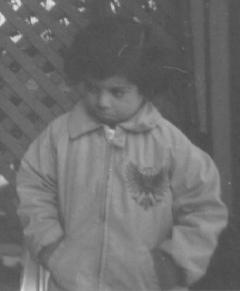
#> input picture pout.jpg, 240 x 291 px, found by its file name
$ python Image_Processing_Histogram-Analysis_Contrast-stretching.py
#> lines starting #> are read from the running program, lines starting #| are printed output that depends on the picture
# -*- coding: utf-8 -*-
"""Image_Processing_Assignment_1.ipynb

Automatically generated by Colaboratory.

Original file is located at
    https://colab.research.google.com/drive/1l6Oo4Uokl_pZ-Sb7qUNFR0E3gtIXHleg

# Read Image
"""

import matplotlib.pyplot as plt
import cv2
import numpy as np
from PIL import Image

# reads an input image
img = cv2.imread('/content/pout.jpg',0)
#> img is the input picture: shape (291, 240); min 72, max 229, mean 110.3

"""# Original Image"""

fname = '/content/pout.jpg'
image = Image.open(fname).convert("L")
arr = np.asarray(image)
plt.imshow(arr, cmap='gray', vmin=0, vmax=255)
plt.show()

"""# Histogram of Original Image"""

# # find frequency of pixels in range 0-255
# histr = cv2.calcHist([img],[0],None,[256],[0,256])

# alternative way to find histogram of an image
plt.hist(img.ravel(),256,[0,256],color='darkslategray')
plt.show()
#> figure, not shown here; tallest bar 2255 high, from x = 83 to 84

# # show the plotting graph of an image
# plt.plot(histr,color='crimson')
# plt.show()

# find frequency of pixels in range 0-255
histr = cv2.calcHist([img],[0],None,[256],[0,256])
#> histr = 256 values, max 2255 at index 83, min 0 at index 0, mean 272.8

# show the plotting graph of an image
plt.plot(histr,color='darkslategray')
plt.show()
#> figure, not shown here; curve peaks at x = 83, y = 2255

h = [(img==v).sum() for v in range(256)]
#> h has the same summary as histr
print(len(h) )
#| 256
plt.figure()
plt.bar(range(256), h,color='darkslategray')
plt.show()
#> figure, not shown here; tallest bar 2255 high, from x = 82.6 to 83.4

"""# Histogram with norm"""

import numpy as np

h = np.array(h)
norm_h = h/h.sum()
#> norm_h = 256 values, max 0.0323 at index 83, min 0 at index 0, mean 0.00391

plt.figure()
plt.bar(range(256), norm_h , color='darkslategray')
plt.show()
#> figure, not shown here; tallest bar 0.0323 high, from x = 82.6 to 83.4

"""# Experiment-1_cumulative histogram"""

cumul_h = np.zeros((256,))
for i in range(256):
    cumul_h[i] = h[i]+cumul_h[i-1]
#> after the loop, cumul_h = 256 values from 0 to 69840

plt.figure()
plt.bar(range(256), cumul_h , color='darkslategray')
plt.show()
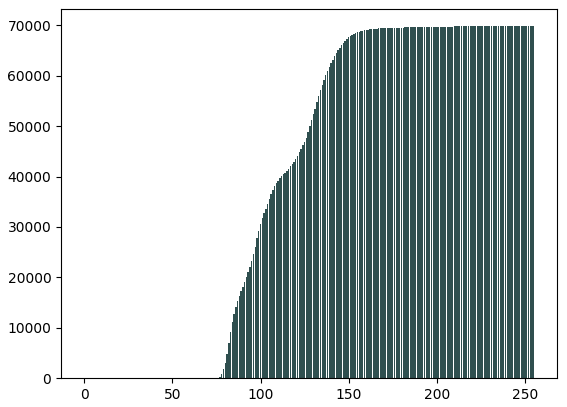
#> figure drawn by matplotlib, 1 panel

"""# cumulative histogram with norm"""

cumul_h_norm = np.zeros((256,))
for i in range(256):
    cumul_h_norm[i] = norm_h[i]+cumul_h_norm[i-1]
#> after the loop, cumul_h_norm = 256 values from 0 to 1

plt.figure()
plt.bar(range(256), cumul_h_norm , color='darkslategray')
plt.show()

"""# Histogram Equalization"""

# import Opencv
import cv2
from google.colab.patches import cv2_imshow
# import Numpy
import numpy as np

# creating a Histograms Equalization of a image using cv2.equalizeHist()
equ = cv2.equalizeHist(img)
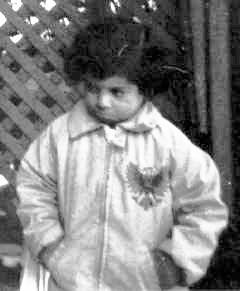
#> equ: shape (291, 240); min 0, max 255, mean 129.5

# stacking images side-by-side
res = np.hstack((img, equ))
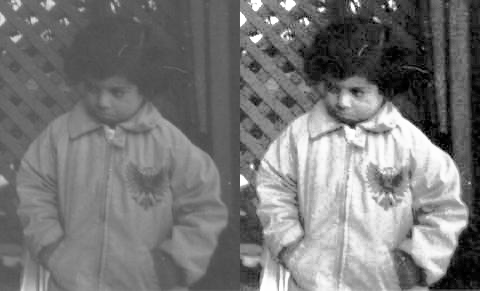
#> res: shape (291, 480); min 0, max 255, mean 119.9

# show image input vs output
cv2_imshow(res)

# find frequency of pixels in range 0-255
histo_equalization = cv2.calcHist([res],[0],None,[256],[0,256])
#> histo_equalization = 256 values, max 2782 at index 81, min 0 at index 2, mean 545.6

# alternative way to find histogram of an image
plt.hist(img.ravel(),256,[0,256], color='darkslategray')
plt.show()

# show the plotting graph of an image
plt.plot(histo_equalization, color='darkslategray')
plt.show()
#> figure, not shown here; curve peaks at x = 81, y = 2782

# alternative way to find histogram of an image
plt.hist(equ.ravel(),256,[0,256],color='darkslategray')
plt.show()
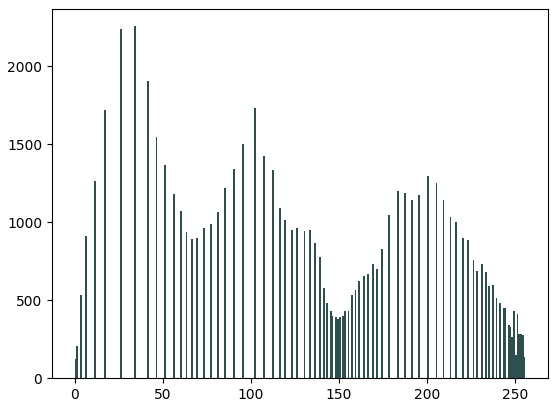
#> figure drawn by matplotlib, 1 panel; tallest bar 2255 high, from x = 34 to 35

"""# cumulative equalization histogram"""

cumul_eq = np.zeros((256,))
for i in range(256):
    cumul_eq[i] = histo_equalization[i]+cumul_eq[i-1]
#> after the loop, cumul_eq = 256 values from 123 to 139680

plt.figure()
plt.bar(range(256), cumul_eq , color='darkslategray')
plt.show()
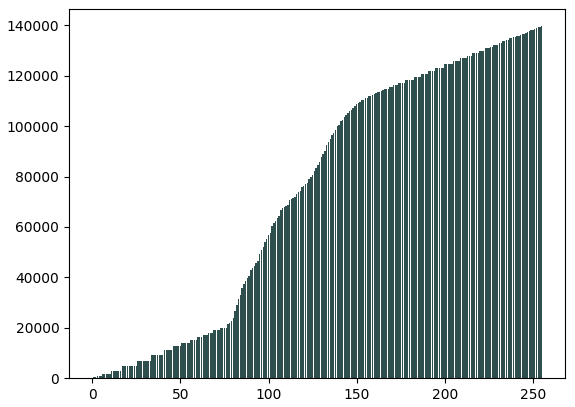
#> figure drawn by matplotlib, 1 panel; tallest bar 139680 high, from x = 254.6 to 255.4


"""# Experiment-2_The original image range"""

# Apply Min-Max Contrasting
min = np.min(img)
#> min = 72
max = np.max(img)
#> max = 229
print("Min of original image", min)
#| Min of original image 72
print("Max of orignial image", max)
#| Max of orignial image 229

"""# Contrast Stretched"""

# Create an empty array to store the final output
image_cs = np.zeros((img.shape[0],img.shape[1]),dtype = 'uint8')

for i in range(img.shape[0]):
    for j in range(img.shape[1]):
        image_cs[i,j] = 255*(img[i,j]-min)/(max-min)
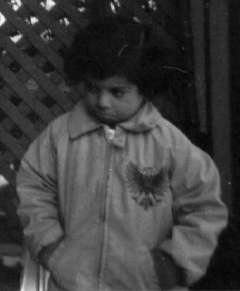
#> image_cs: shape (291, 240); min 0, max 255, mean 61.7

"""# Contrast Stretched Image"""

# Original Image
plt.imshow(cv2.cvtColor(img, cv2.COLOR_BGR2RGB))

# Contrast Stretched Image
plt.imshow(cv2.cvtColor(image_cs, cv2.COLOR_BGR2RGB))

"""# Histogram of Contrast Stretched Image"""

# alternative way to find histogram of an image
plt.hist(image_cs.ravel(),256,[0,256],color='darkslategray')
plt.show()
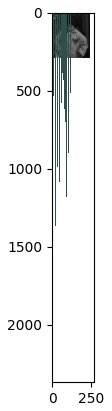
#> figure drawn by matplotlib, 1 panel

"""# The Contrast Stretched image range"""

# Apply Min-Max Contrasting
min = np.min(image_cs)
#> min = 0
max = np.max(image_cs)
#> max = 255
print("Min of Contrast Stretched image", min)
#| Min of Contrast Stretched image 0
print("Max of Contrast Stretched image", max)
#| Max of Contrast Stretched image 255
